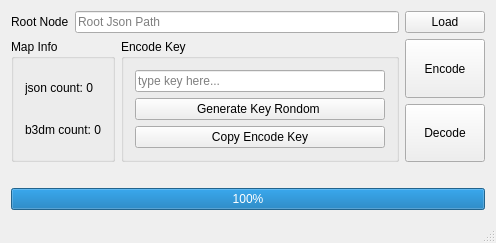
<?xml version="1.0" encoding="UTF-8"?>
<ui version="4.0">
 <class>OSGB_EncoderGuiClass</class>
 <widget class="QMainWindow" name="OSGB_EncoderGuiClass">
  <property name="geometry">
   <rect>
    <x>0</x>
    <y>0</y>
    <width>496</width>
    <height>238</height>
   </rect>
  </property>
  <property name="windowTitle">
   <string>OSGB Encoder Gui</string>
  </property>
  <widget class="QWidget" name="centralWidget">
   <layout class="QGridLayout" name="gridLayout_3">
    <item row="0" column="0">
     <widget class="QLabel" name="label">
      <property name="text">
       <string>Root Node</string>
      </property>
     </widget>
    </item>
    <item row="0" column="1" colspan="2">
     <widget class="QLineEdit" name="rootNodePath">
      <property name="readOnly">
       <bool>true</bool>
      </property>
      <property name="placeholderText">
       <string>Root Json Path</string>
      </property>
     </widget>
    </item>
    <item row="0" column="3">
     <widget class="QPushButton" name="importButton">
      <property name="statusTip">
       <string>Import Root Json</string>
      </property>
      <property name="text">
       <string>Load</string>
      </property>
     </widget>
    </item>
    <item row="1" column="0" rowspan="2" colspan="2">
     <widget class="QGroupBox" name="groupBox">
      <property name="title">
       <string>Map Info</string>
      </property>
      <layout class="QGridLayout" name="gridLayout_2">
       <item row="0" column="0">
        <widget class="QLabel" name="labelJsonCount">
         <property name="text">
          <string>json count: 0</string>
         </property>
        </widget>
       </item>
       <item row="1" column="0">
        <widget class="QLabel" name="labelB3dmCount">
         <property name="text">
          <string>b3dm count: 0</string>
         </property>
        </widget>
       </item>
      </layout>
     </widget>
    </item>
    <item row="1" column="2" rowspan="2">
     <widget class="QGroupBox" name="groupBox_2">
      <property name="title">
       <string>Encode Key</string>
      </property>
      <layout class="QGridLayout" name="gridLayout">
       <item row="0" column="0">
        <widget class="QLineEdit" name="encodeKeyEdit">
         <property name="placeholderText">
          <string>type key here...</string>
         </property>
        </widget>
       </item>
       <item row="1" column="0">
        <widget class="QPushButton" name="randomKeyButton">
         <property name="statusTip">
          <string>Generate random key</string>
         </property>
         <property name="text">
          <string>Generate Key Rondom </string>
         </property>
        </widget>
       </item>
       <item row="2" column="0">
        <widget class="QPushButton" name="copyRandomKeyButton">
         <property name="statusTip">
          <string>Copy Encode Key</string>
         </property>
         <property name="text">
          <string>Copy Encode Key</string>
         </property>
        </widget>
       </item>
      </layout>
     </widget>
    </item>
    <item row="1" column="3">
     <widget class="QPushButton" name="encodeButton">
      <property name="sizePolicy">
       <sizepolicy hsizetype="Minimum" vsizetype="Minimum">
        <horstretch>0</horstretch>
        <verstretch>0</verstretch>
       </sizepolicy>
      </property>
      <property name="statusTip">
       <string>Export files to dir</string>
      </property>
      <property name="text">
       <string>Encode</string>
      </property>
     </widget>
    </item>
    <item row="2" column="3">
     <widget class="QPushButton" name="decodeButton">
      <property name="sizePolicy">
       <sizepolicy hsizetype="Minimum" vsizetype="Minimum">
        <horstretch>0</horstretch>
        <verstretch>0</verstretch>
       </sizepolicy>
      </property>
      <property name="text">
       <string>Decode</string>
      </property>
     </widget>
    </item>
    <item row="3" column="0" colspan="4">
     <widget class="QLabel" name="statusLabel">
      <property name="text">
       <string/>
      </property>
     </widget>
    </item>
    <item row="4" column="0" colspan="4">
     <widget class="QProgressBar" name="progressBar">
      <property name="value">
       <number>100</number>
      </property>
     </widget>
    </item>
   </layout>
  </widget>
  <widget class="QStatusBar" name="statusBar"/>
 </widget>
 <layoutdefault spacing="6" margin="11"/>
 <resources>
  <include location="OSGB_EncoderGui.qrc"/>
 </resources>
 <connections/>
</ui>
